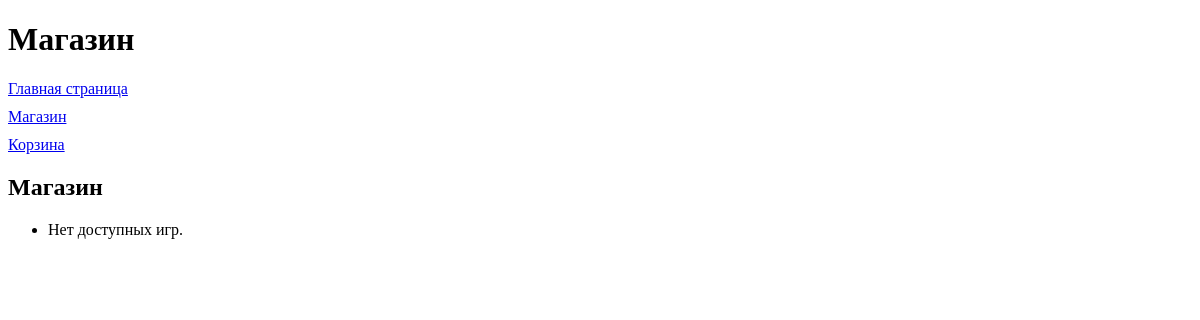
The page /games/ on the database as committed earlier.
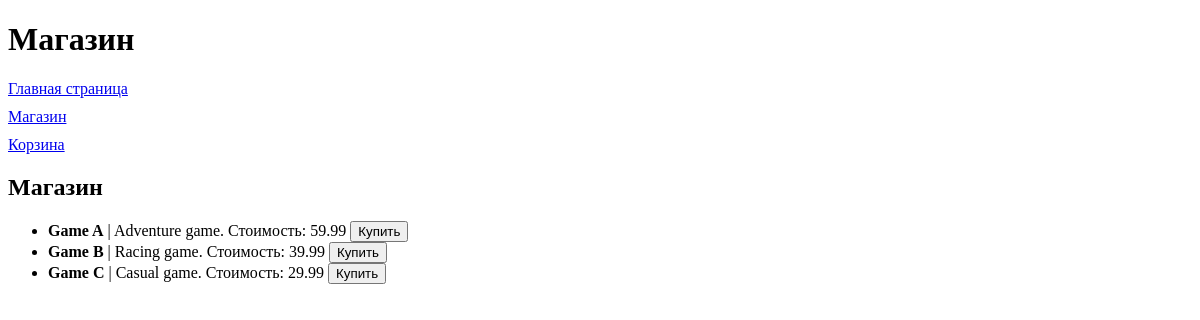
The same page on the database as committed later.
### task1/models.py (models this page shows, shortened)
class Game(models.Model):
    title = models.CharField(max_length=200)
    cost = models.DecimalField(max_digits=10, decimal_places=2)
    size = models.DecimalField(max_digits=10, decimal_places=2)
    description = models.TextField()
    age_limited = models.BooleanField(default=False)
    buyers = models.ManyToManyField(Buyer, related_name='games')

### task1/views.py (the view)
# urls.py: path('games/', game_list, name='game_list'),
def game_list(request):
    games = Game.objects.all()
    return render(request, 'game_list.html', {'games': games})

### templates/game_list.html (shortened to what this page needs)
{% extends 'menu.html' %}
{% block pagename %}
Магазин
{% endblock %}
{% block content %}
    <h2>Магазин</h2>
    <ul>
        {% for game in games %}
        <li>
            <strong>{{ game.title }}</strong> | {{ game.description }}. Стоимость: {{ game.cost }}
            <button>Купить</button>
        </li>
        {% empty %}
        <li>Нет доступных игр.</li>
        {% endfor %}
    </ul>
{% endblock %}

### templates/menu.html (shortened to what this page needs)
<!DOCTYPE html>
<html lang="en">
<head>
</head>
<body>
    <h1>{% block pagename %} {% endblock %}</h1>
    <nav>
        <ul>
            <li><a href="{% url 'home' %}">Главная страница</a></li>
            <li><a href="{% url 'game_list' %}">Магазин</a></li>
            <li><a href="{% url 'cart' %}">Корзина</a></li>
        </ul>
    </nav>
    <div>
        {% block content %} {% endblock %}
    </div>
</body>
</html>

### templates/menu.html (style rules this page uses)
nav ul { list-style-type: none; padding: 0; }
nav ul li { margin-bottom: 10px; }

Rows that differ between the two databases and show on the page:
added Game: title "Game A", description "Adventure game", cost "59.99"
added Game: title "Game B", description "Racing game", cost "39.99"
added Game: title "Game C", description "Casual game", cost "29.99"
Other text that changed with them:
text no longer shown: "Нет доступных игр."
